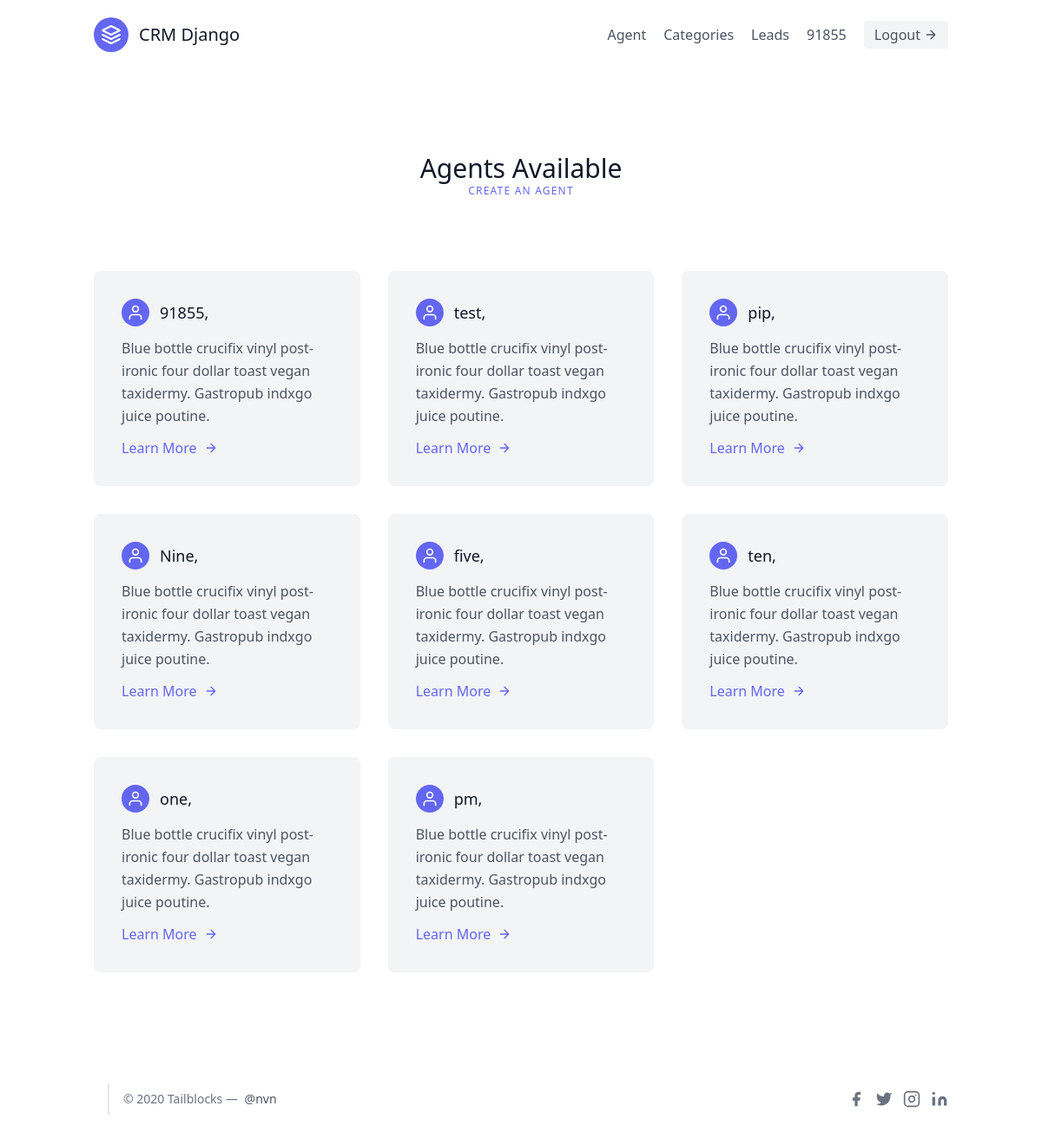
Screenshot of /agents/ (signed in) with the database file from the repository.
### leads/models.py (models this page shows, shortened)
class User(AbstractUser):
    is_organisor = models.BooleanField(default=True)
    is_agent = models.BooleanField(default=False)

class Agent(models.Model):
    user = models.OneToOneField(User, on_delete=models.CASCADE)
    organisation = models.ForeignKey(UserProfile, on_delete=models.CASCADE)

### agents/views.py (the view)
# urls.py: path('', AgentListView.as_view(), name="agent-list"),
class AgentListView(OrganisorAndLoginRequiredMixin, ListView):
    template_name = "agents/agent-list.html"
    context_object_name = "agents"
    def get_queryset(self):
        organisation = self.request.user.userprofile
        return Agent.objects.filter(organisation = organisation)

### agents/mixins.py (called while the page is built)
    def dispatch(self, request, *args, **kwargs):
        if not request.user.is_authenticated or not request.user.is_organisor:
            return redirect("leads:lead-list")
        return super().dispatch(request, *args, **kwargs)

### agents/templates/agents/agent-list.html
{% extends 'base.html' %}
{% block content %}
    <section class="text-gray-600 body-font">
    <div class="container px-5 py-24 mx-auto">
        <div class="flex flex-col text-center w-full mb-20">
        <h1 class="sm:text-3xl text-2xl font-medium title-font text-gray-900">Agents Available</h1>
        <h2 class="text-xs text-indigo-500 tracking-widest font-medium title-font mb-1"><a href="{% url 'agents:agent-create' %}"> CREATE AN AGENT </a></h2>
        </div>
        <div class="flex flex-wrap -m-4">
        {% for agent in agents %}
        <div class="p-4 md:w-1/3">
            <div class="flex rounded-lg h-full bg-gray-100 p-8 flex-col">
            <div class="flex items-center mb-3">
                <div class="w-8 h-8 mr-3 inline-flex items-center justify-center rounded-full bg-indigo-500 text-white flex-shrink-0">
                <svg fill="none" stroke="currentColor" stroke-linecap="round" stroke-linejoin="round" stroke-width="2" class="w-5 h-5" viewBox="0 0 24 24">
                    <path d="M20 21v-2a4 4 0 00-4-4H8a4 4 0 00-4 4v2"></path>
                    <circle cx="12" cy="7" r="4"></circle>
                </svg>
                </div>
                <h2 class="text-gray-900 text-lg title-font font-medium">{{ agent.user }}, {{ agent.first_name }}</h2>
            </div>
            <div class="flex-grow">
                <p class="leading-relaxed text-base">Blue bottle crucifix vinyl post-ironic four dollar toast vegan taxidermy. Gastropub indxgo juice poutine.</p>
                <a href="{% url 'agents:agent-detail' agent.id %}" class="mt-3 text-indigo-500 inline-flex items-center">Learn More
                <svg fill="none" stroke="currentColor" stroke-linecap="round" stroke-linejoin="round" stroke-width="2" class="w-4 h-4 ml-2" viewBox="0 0 24 24">
                    <path d="M5 12h14M12 5l7 7-7 7"></path>
                </svg>
                </a>
            </div>
            </div>
        </div>
        {% endfor %}
        </div>
    </div>
    </section>
{% endblock content %}

### templates/navbar.html (shortened to what this page needs)
<header class="text-gray-600 body-font">
    <div class="container mx-auto flex flex-wrap p-5 flex-col md:flex-row items-center">
      <a href="{% url 'landing-page' %}" class="flex title-font font-medium items-center text-gray-900 mb-4 md:mb-0">
        <svg xmlns="http://www.w3.org/2000/svg" fill="none" stroke="currentColor" stroke-linecap="round" stroke-linejoin="round" stroke-width="2" class="w-10 h-10 text-white p-2 bg-indigo-500 rounded-full" viewBox="0 0 24 24">
          <path d="M12 2L2 7l10 5 10-5-10-5zM2 17l10 5 10-5M2 12l10 5 10-5"></path>
        </svg>
        <span class="ml-3 text-xl">CRM Django</span>
      </a>
      {% if request.user.is_authenticated %}
        <nav class="md:ml-auto flex flex-wrap items-center text-base justify-center">
          {% if request.user.is_organisor %}
          <a href="{% url 'agents:agent-list' %}" class="mr-5 hover:text-gray-900">Agent</a>
          {% endif %}
          <a href="{% url 'leads:categories' %}" class="mr-5 hover:text-gray-900">Categories</a>
          <a href="{% url 'leads:lead-list' %}" class="mr-5 hover:text-gray-900">Leads</a>
          <a href="{% url 'leads:lead-list' %}" class="mr-5 hover:text-gray-900">{{ request.user.username }}</a>
          <a href="{% url 'logout' %}" class="inline-flex items-center bg-gray-100 border-0 py-1 px-3 focus:outline-none hover:bg-gray-200 rounded text-base mt-4 md:mt-0">
            Logout
            <svg fill="none" stroke="currentColor" stroke-linecap="round" stroke-linejoin="round" stroke-width="2" class="w-4 h-4 ml-1" viewBox="0 0 24 24">
              <path d="M5 12h14M12 5l7 7-7 7"></path>
            </svg>
          </a>
        </nav>
      {% endif %}
    </div>
</header>

### rows the page displays
User: user.username "91855"
Agent: user "91855"
Agent: user "test"
Agent: user "pip"
Agent: user "Nine"
Agent: user "five"
Agent: user "ten"
Agent: user "one"
Agent: user "pm"
